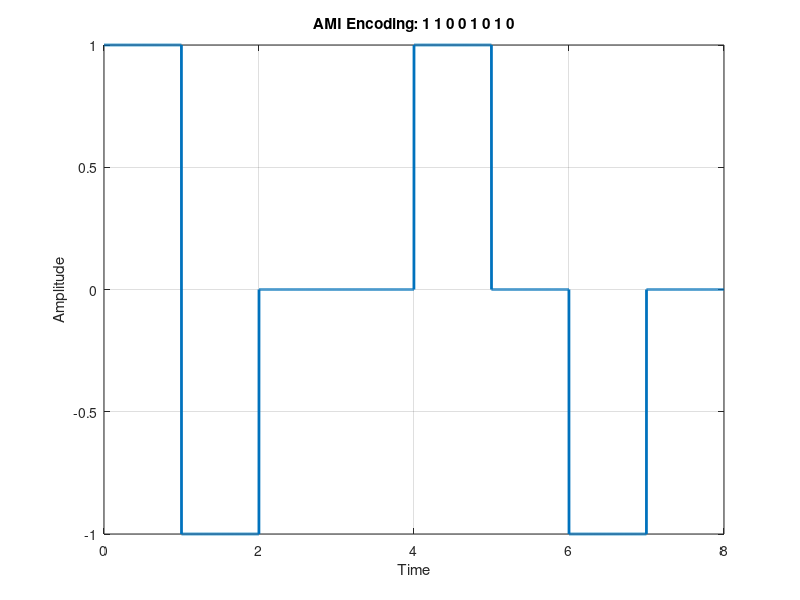

Recreate this plot in MATLAB.
% AMI (Alternate Mark Inversion) Encoding and Decoding
clear;
clc;

bits = [1 1 0 0 1 0 1 0]; % Define the bitstream (example: 1 1 0 0 1 0 1 0)
bitrate = 1; % Bit rate is considered as 1 bps
n = 1000; % Sampling rate (1000 samples per bit)
T = length(bits) / bitrate; % Total time needed for the bitstream 
N = n * length(bits); % Total sampling points
dt = T / N; % Set time for each sampling point
t = 0:dt:T; % Time array for all values of X-axis
x = zeros(1, length(t)); % Set all amplitude to zero
lastbit = -1; % Initialize the lastbit to -1 (representing negative polarity)

% Loop for encoding
for i = 1:length(bits) % Iterate through each bit in the bitstream
    if bits(i) == 1 % If the bit is 1
        x((i - 1) * n + 1:i * n) = -lastbit; % Alternate between -1 and +1 for 1
        lastbit = -lastbit; % Flip polarity for the next 1
    end
end

% Encoding Signal Plot
figure;
plot(t, x, 'LineWidth', 2); % Plot the signal with time on the x-axis and amplitude on the y-axis
title('AMI Encoding: 1 1 0 0 1 0 1 0'); % Title of the plot
xlabel('Time'); % Label the x-axis as time
ylabel('Amplitude'); % Label the y-axis as amplitude
grid on; % Enable grid for better visualization

% Decoding signal to bitstream
counter = 0; % Initialize counter for decoding
result = zeros(1, length(bits)); % Preallocate result array for decoded bits
lastbit = -1; % Reset lastbit to -1 for decoding

% Loop for decoding
for i = 1:length(t) % Iterate through the time array
    if t(i) > counter % Check if the current time exceeds the counter
        counter = counter + 1; % Increment the counter
        if x(i) == -lastbit % Check if the voltage alternates as expected for 1
            result(counter) = 1; % Decode as 1 if alternating polarity is detected
            lastbit = -lastbit; % Flip polarity for the next 1
        else
            result(counter) = 0; % Decode as 0 if no alternating polarity
        end
    end
end

% Display the Bitstream
disp('AMI Decoding:'); % Display the message for decoding
disp(result); % Display the decoded bitstream